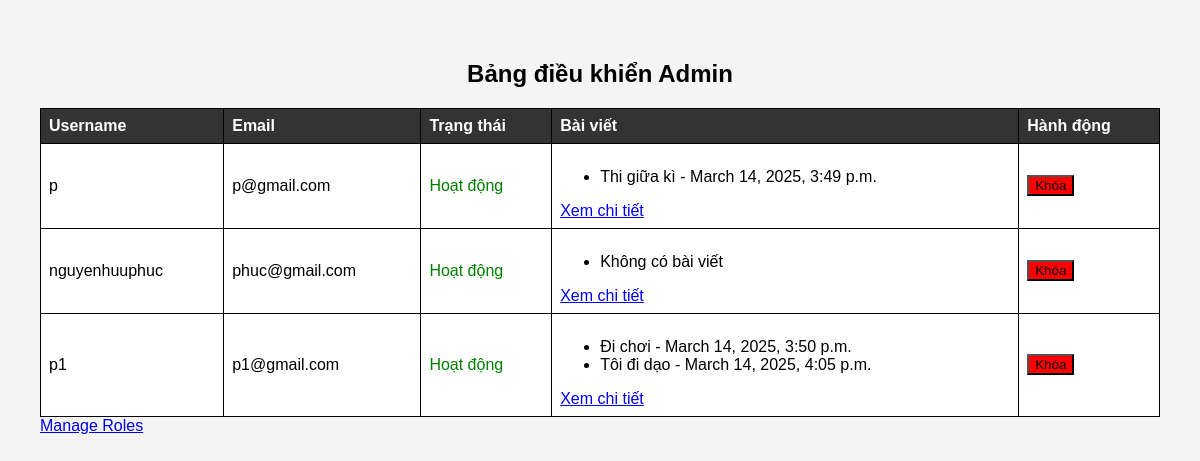
/admin-dashboard/ (signed in), run on the app's committed database.
### posts/models.py (models this page shows, shortened)
class Post(models.Model):
    author = models.ForeignKey(User, on_delete=models.CASCADE)
    title = models.CharField(max_length=200)
    content = models.TextField()
    image_url = models.URLField(max_length=500, blank=True, null=True)
    created_at = models.DateTimeField(auto_now_add=True)
    updated_at = models.DateTimeField(auto_now=True)

### users/views.py (the view)
# urls.py: path('admin-dashboard/', views.admin_dashboard, name='admin_dashboard'),
@staff_member_required
def admin_dashboard(request):
    users = User.objects.all()
    user_posts = [(user, Post.objects.filter(author=user)) for user in users]
    return render(request, 'users/admin_dashboard.html', {'user_posts':user_posts})

### templates/users/admin_dashboard.html (shortened to what this page needs)
<!DOCTYPE html>
<html lang="en">
<head>
</head>
<body>
<h2>Bảng điều khiển Admin</h2>
<table>
    <thead>
        <tr>
            <th>Username</th>
            <th>Email</th>
            <th>Trạng thái</th>
            <th>Bài viết</th>
            <th>Hành động</th>
        </tr>
    </thead>
    <tbody>
        {% for user, posts in user_posts %}
        <tr>
            <td>{{ user.username }}</td>
            <td>{{ user.email }}</td>
            <td>
                {% if user.is_active %}
                    <span style="color: green;">Hoạt động</span>
                {% else %}
                    <span style="color: red;">Bị khóa</span>
                {% endif %}
            </td>
            <td>
                <ul>
                    {% for post in posts %}
                        <li>{{ post.title }} - {{ post.created_at }}</li>
                    {% empty %}
                        <li>Không có bài viết</li>
                    {% endfor %}
                </ul>
                <a href="{% url 'user_detail' user.id %}" style="color: blue;">Xem chi tiết</a>
            </td>
            <td>
                <form action="{% url 'toggle_user_status' user.id %}" method="post">
                    {% if user.is_active %}
                        <button type="submit" style="background-color: red;">Khóa</button>
                    {% else %}
                        <button type="submit" style="background-color: green;">Mở khóa</button>
                    {% endif %}
                </form>
            </td>
        </tr>
        {% endfor %}
    </tbody>
</table>
        <a href="{% url 'manage_roles' %}">Manage Roles</a>
</body>
</html>

### templates/users/admin_dashboard.html (style rules this page uses)
body { font-family: Arial, sans-serif; margin: 20px; padding: 20px; background-color: #f4f4f4; }
h2 { text-align: center; }
table { width: 100%; border-collapse: collapse; background-color: white; }
th, td { border: 1px solid black; padding: 8px; text-align: left; }
th { background-color: #333; color: white; }

### data on the page
Post: title "Thi giữa kì", created_at "March 14, 2025, 3:49 p.m."
Post: title "Đi chơi", created_at "March 14, 2025, 3:50 p.m."
Post: title "Tôi đi dạo", created_at "March 14, 2025, 4:05 p.m."

### other printed values
{{ user.username }} "p"
{{ user.email }} "p@gmail.com"
{{ user.username }} "nguyenhuuphuc"
{{ user.email }} "phuc@gmail.com"
{{ user.username }} "p1"
{{ user.email }} "p1@gmail.com"
